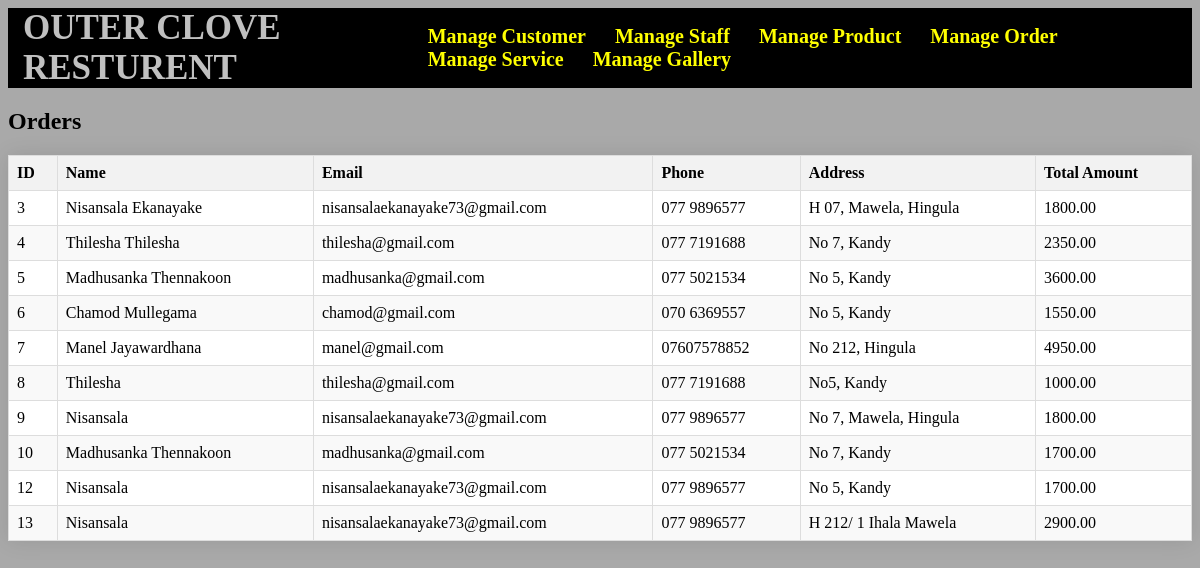
The page /Admin/manage_order.php on the database its author committed.
### tables this page shows
CREATE TABLE `orders` (
  `id` int(11) NOT NULL,
  `name` varchar(100) NOT NULL,
  `email` varchar(100) NOT NULL,
  `phone` varchar(20) NOT NULL,
  `address` text NOT NULL,
  `total_amount` decimal(10,2) NOT NULL
);

### Admin/manage_order.php (the view, shortened to what this page needs)
<?php
include_once './admin_dashboard.php';
try {
    $db = new connection();
    $conn = $db->getConnection();
    $stmt = $conn->query("SELECT * FROM orders");
    $orders = $stmt->fetchAll(PDO::FETCH_ASSOC);
} catch (PDOException $e) {
    echo 'Error: ' . $e->getMessage();
}
?>
<!DOCTYPE html>
<html>
<head>
</head>
<body>
<h2>Orders</h2>
<table>
    <thead>
        <tr>
            <th>ID</th>
            <th>Name</th>
            <th>Email</th>
            <th>Phone</th>
            <th>Address</th>
            <th>Total Amount</th>
        </tr>
    </thead>
    <tbody>
        <?php foreach ($orders as $order): ?>
        <tr>
            <td><?= $order['id']; ?></td>
            <td><?= $order['name']; ?></td>
            <td><?= $order['email']; ?></td>
            <td><?= $order['phone']; ?></td>
            <td><?= $order['address']; ?></td>
            <td><?= $order['total_amount']; ?></td>
        </tr>
        <?php endforeach; ?>
    </tbody>
</table>
</body>
</html>

### Styles/adminnav.css (style rules this page uses)
* { text-decoration:none; }

### Styles/man_gallery.css (style rules this page uses)
body { background-color: darkgray; }

### Styles/user_table.css (style rules this page uses)
table { width: 100%; border-collapse: collapse; border-spacing: 0; margin-top: 20px; box-shadow: 0 0 20px rgba(0, 0, 0, 0.1); background-color: #fff; }
th, td { padding: 12px 15px; text-align: center; }
th { background-color: #2980b9; color: white; font-weight: bold; }
tr:nth-child(even) { background-color: #f2f2f2; }

### Admin/manage_order.php (style rules this page uses)
table { width: 100%; border-collapse: collapse; }
th, td { border: 1px solid #ddd; padding: 8px; text-align: left; }
th { background-color: #f2f2f2; color: black; }
tr:nth-child(even) { background-color: #f9f9f9; }

### rows shown on the page
orders: id "3", name "Nisansala Ekanayake", email "nisansalaekanayake73@gmail.com", phone "077 9896577", address "H 07, Mawela, Hingula", total_amount "1800.00"
orders: id "4", name "Thilesha Thilesha", email "thilesha@gmail.com", phone "077 7191688", address "No 7, Kandy", total_amount "2350.00"
orders: id "5", name "Madhusanka Thennakoon", email "madhusanka@gmail.com", phone "077 5021534", address "No 5, Kandy", total_amount "3600.00"
orders: id "6", name "Chamod Mullegama", email "chamod@gmail.com", phone "070 6369557", address "No 5, Kandy", total_amount "1550.00"
orders: id "7", name "Manel Jayawardhana", email "manel@gmail.com", phone "07607578852", address "No 212, Hingula", total_amount "4950.00"
orders: id "8", name "Thilesha", email "thilesha@gmail.com", phone "077 7191688", address "No5, Kandy", total_amount "1000.00"
orders: id "9", name "Nisansala", email "nisansalaekanayake73@gmail.com", phone "077 9896577", address "No 7, Mawela, Hingula", total_amount "1800.00"
orders: id "10", name "Madhusanka Thennakoon", email "madhusanka@gmail.com", phone "077 5021534", address "No 7, Kandy", total_amount "1700.00"
orders: id "12", name "Nisansala", email "nisansalaekanayake73@gmail.com", phone "077 9896577", address "No 5, Kandy", total_amount "1700.00"
orders: id "13", name "Nisansala", email "nisansalaekanayake73@gmail.com", phone "077 9896577", address "H 212/ 1 Ihala Mawela", total_amount "2900.00"
